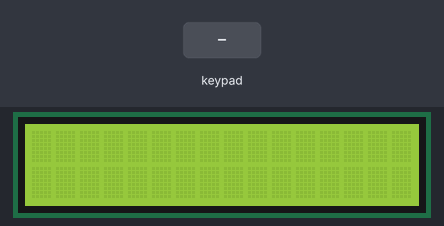
This sketch was run on a simulated Arduino Uno, built with avr-gcc and run on an emulated ATmega328P. Shown: 16×2 character LCD. The test bench sets the inputs (shaded band).

Above: at 1.2 s.
1.3 s: keypad keys 0 0 0 0 0 A pressed 0.4 s apart
At 4.5 s:
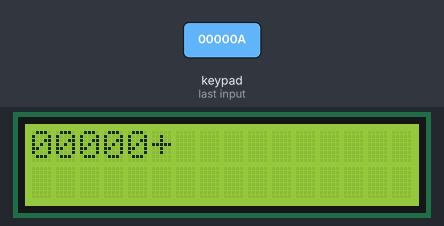
5.4 s: key 'A' pressed
At 6.6 s:
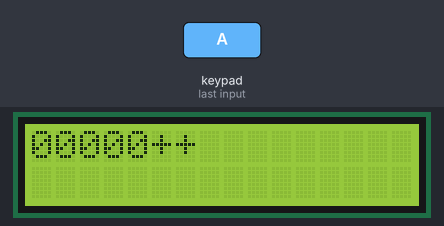
6.9 s: key 'C' pressed
At 7.7 s:
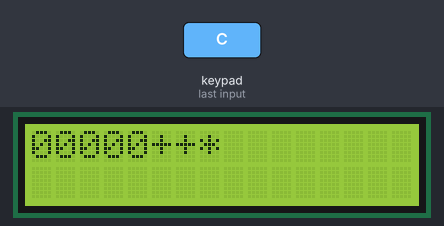
8.4 s: keypad keys 0 0 0 0 0 # pressed 0.4 s apart
At 11.4 s:
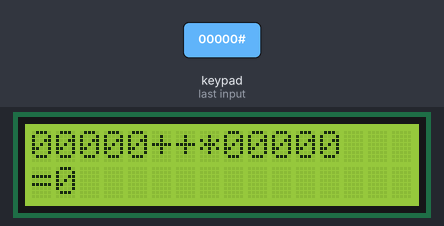
12.5 s: key 'D' pressed
14.0 s: keypad keys 0 0 0 0 0 D pressed 0.4 s apart
At 17.7 s:
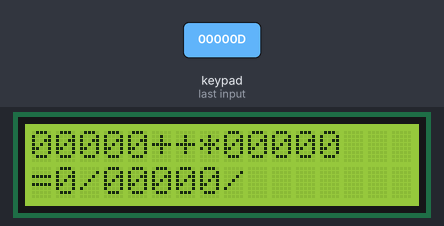
Timing chart, 0 to 19.1 s (numbered marks = the images above; inputs shaded):
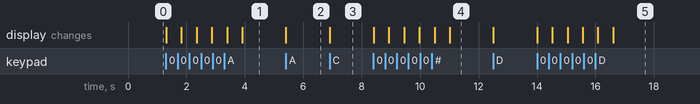

The sketch:

lab3333333.ino
```cpp
#include <Wire.h>
#include "LiquidCrystal_I2C.h"
#include "Keypad.h"
const byte ROWS = 4; //four rows
const byte COLS = 4; //three columns
char keys[ROWS][COLS] = {
  {'1','2','3','A'},
  {'4','5','6','B'},
  {'7','8','9','C'},
  {'*','0','#','D'}
};
byte rowPins[ROWS] = {A0, A1, A2, A3}; //connect to the row pinouts of the keypad
byte colPins[COLS] = {4, 5, 6, 7}; //connect to the column pinouts of the keypad

Keypad keypad = Keypad( makeKeymap(keys), rowPins, colPins, ROWS, COLS );

LiquidCrystal_I2C lcd(0x27,16,2);

int n1, n2, ans;
int op = -1;
char number1[5] = {'0','0','0','0','0'};

char anser[5]   = {'0','0','0','0','0'};
int index = 0;
void setup()
{
    Serial.begin(9600);
    lcd.init();
    lcd.backlight();
}
int tmp = 0;


void loop()
{

    char key = keypad.getKey();
    if(key != NO_KEY){

    switch(key){

    case 'A':
          op = 0;
          lcd.print("+");
          delay(500);
          break;
    case 'B':
          op = 1;
          lcd.print("-");
          delay(500);
          break;
    case 'C':
          op = 2;
          lcd.print("*");
          delay(500);
          break;
    case 'D':
          op = 3;
          lcd.print("/");
          delay(500);
          break;
    case '*':
       lcd.clear();
       lcd.setCursor(0,0);
       op = -1;
       n1 = 0;
       n2 = 0;
       break;
    case '#':

          switch (op){
            case 0:
                ans = n1 + n2;
                lcd.setCursor(0,1);
                lcd.print("=");
                lcd.print(ans);
                delay(500);
                break;
            case 1:
                ans = n1 - n2;
                lcd.setCursor(0,1);
                lcd.print("=");
                lcd.print(ans);
                delay(500);
                break;
            case 2:
                ans = n1 * n2;
                lcd.setCursor(0,1);
                lcd.print("=");
                lcd.print(ans);
                delay(500);
                break;
            case 3:
                ans = n1 / n2;
                lcd.setCursor(0,1);
                lcd.print("=");
                lcd.print(ans);
                delay(500);
                break;
          }
          break;
    default:
    if(op < 0)
      n1 = n1 * 10 + (key - 48);
    else
      n2 = n2 * 10 + (key - 48);
      lcd.print(key);
      delay(500);

      break;
    }
    }
}
```

Measured:
- after the input at 1.3 s, the display: first changes at once (image 1 shows a later state)
- after the input at 5.4 s, the display: changes at once (image 2)
- after the input at 6.9 s, the display: changes at once (image 3)
- after the input at 8.4 s, the display: first changes at once (image 4 shows a later state)
- after the input at 14.0 s, the display: first changes at once (image 5 shows a later state)
